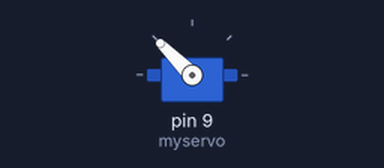
Recording of a sketch running on a simulated Arduino Uno, built with avr-gcc and run on an emulated ATmega328P. Parts: servo. Random numbers use the default seed unless the sketch sets one.

Above: at 0.15 s.
At 9.91 s:
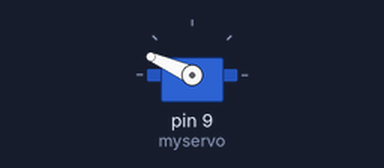
At 19.68 s:
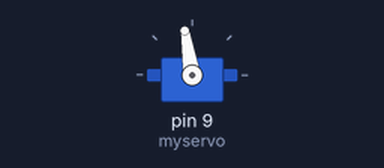
At 39.84 s:
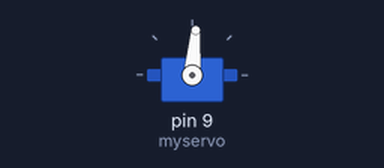
Timing chart, 0 to 40.0 s (numbered marks = the images above):
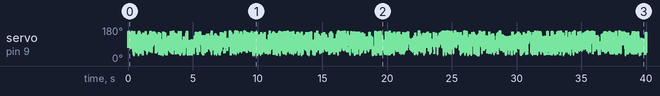

The sketch:

servo.ino
```cpp
#include <Servo.h>

Servo myservo;

void setup() {
  // put your setup code here, to run once:
  myservo.attach(9);
  randomSeed(analogRead(0));
}

void loop() {
  // put your main code here, to run repeatedly:
  myservo.write(random(30, 160));
  delay(10);
}
```
